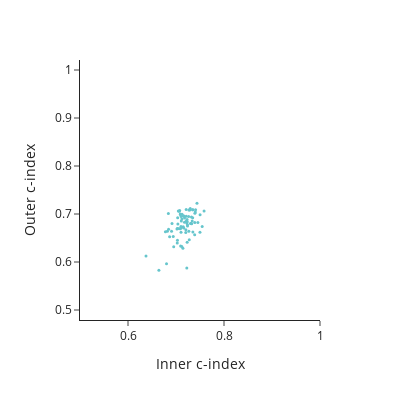
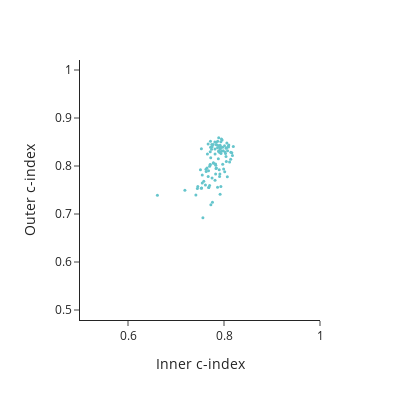
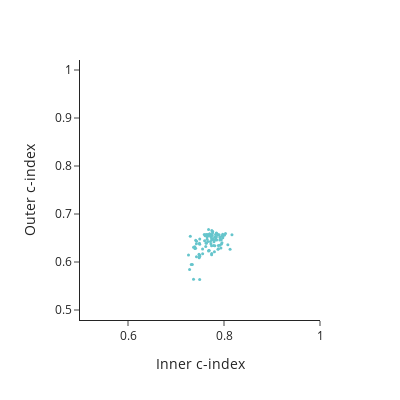
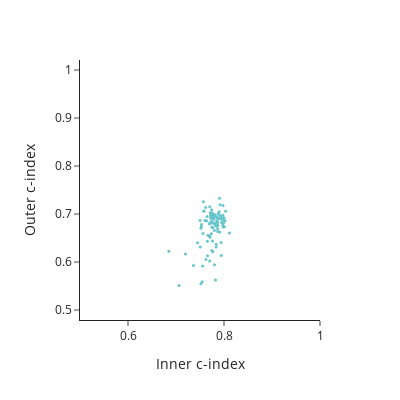

Notebook code cell kept with these figures, in order:
### Code cell
show_hyperparameter_analysis('babd869f42934e92b912c53d81c3664c')
